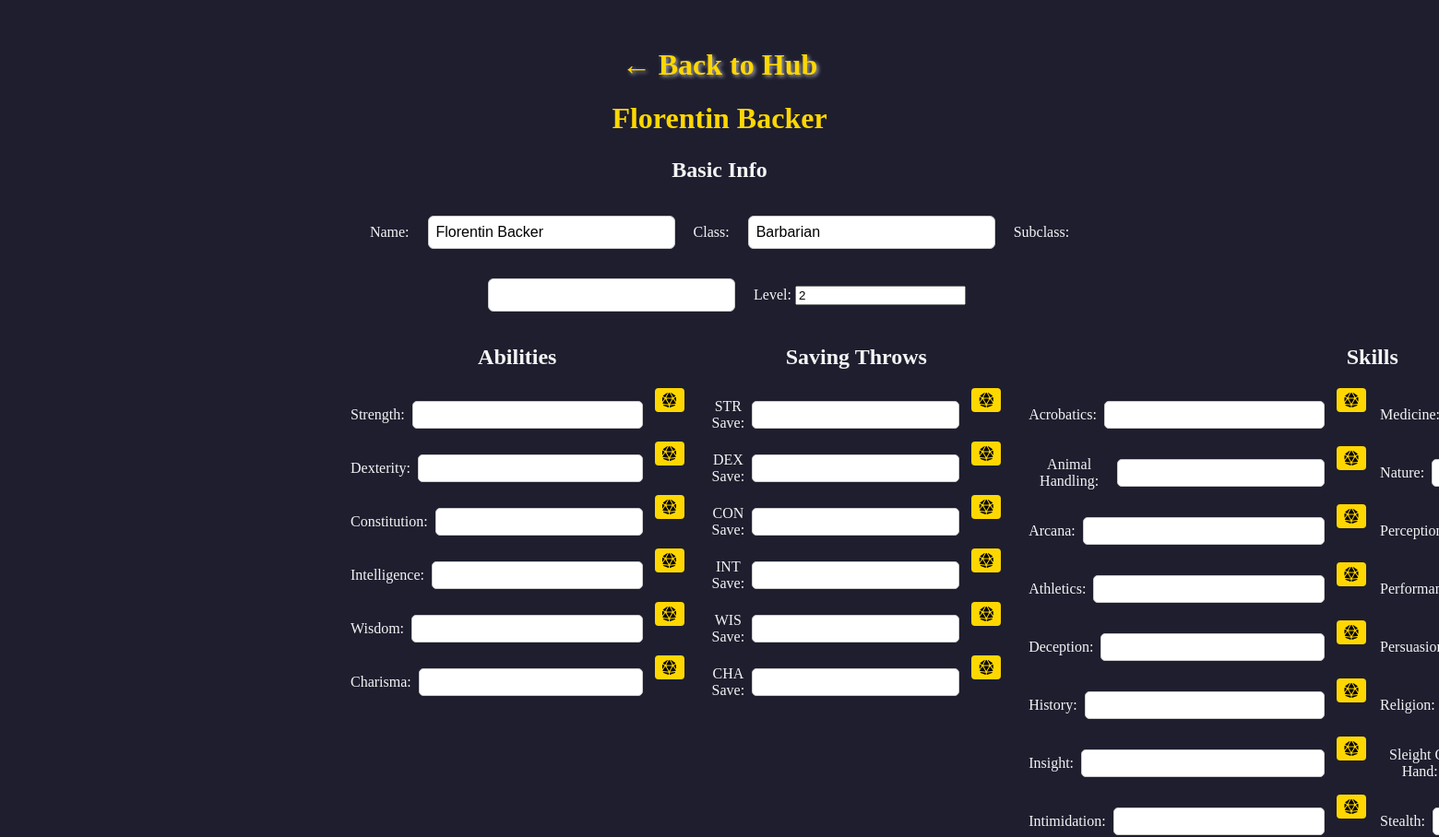
Page /characters/37 (upper part) on the earlier database version.
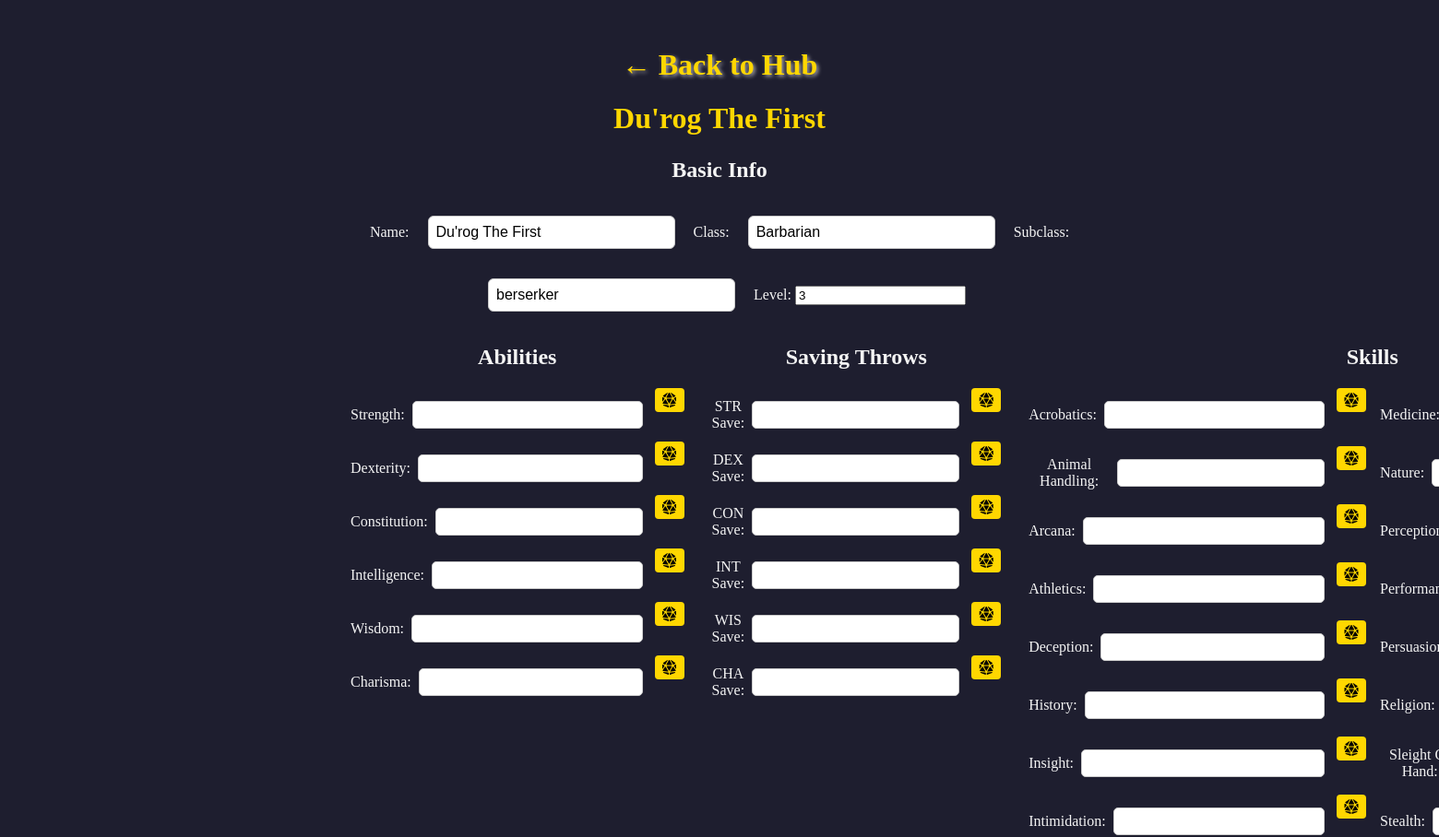
Same page on the later database version.
### models.py (models this page shows, shortened)
class Character(db.Model):
    id = db.Column(db.Integer, primary_key=True)
    name = db.Column(db.String(100), nullable=False)
    data = db.Column(db.Text, nullable=False)
    user_id = db.Column(db.Integer, db.ForeignKey('user.id'), nullable=False)
    is_private = db.Column(db.Boolean, default=False)
    def get_data(self):
        data = json.loads(self.data)
        for key, value in DEFAULT_CHARACTER_DATA.items():
            if key not in data:
                data[key] = value
            elif isinstance(value, dict):
                for subkey, subvalue in value.items():
                    data[key].setdefault(subkey, subvalue)
        return data

### app.py (the view)
@app.route("/characters/<int:char_id>")
def view_character(char_id):
    character = db.get_or_404(Character, char_id)
    return render_template(
        "character_sheet.html",
        character=character,
        character_data=character.get_data(),
        editable=False
    )

### templates/character_sheet.html (shortened to what the changed rows need)
<!DOCTYPE html>
<html lang="en">
<head>
    <link rel="stylesheet" href="{{ url_for('static', filename='style.css') }}">
    <link rel="stylesheet" href="https://cdnjs.cloudflare.com/ajax/libs/font-awesome/6.5.0/css/all.min.css">
</head>
<body>
    <h2><a href="{{ url_for('characters_hub') }}">← Back to Hub</a></h2>
    <h1>{{ character.name }}</h1>
    <form id="characterForm">
        <section>
            <h2>Basic Info</h2>
            <label>Name: <input type="text" name="name" value="{{ character.name }}"></label>
            <label>Subclass: <input type="text" name="subclass"
                    value="{{ character_data.get('subclass', '') }}"></label>
            <label>Level: <input type="number" name="level" value="{{ character_data.get('level', 1) }}"></label>
        </section>
        <div class="abilities-container">
            <section class="abilities">
                <h2>Abilities</h2>
            </section>
            <section class="saving-throws">
                <h2>Saving Throws</h2>
            </section>
            <section class="skills">
                <h2>Skills</h2>
            </section>
        </div>
    </form>
</body>

Differences in the rows shown:
changed Character: name "Florentin Backer" → "Du'rog The First"
Other differences:
form field subclass: (not shown) → "berserker"
form field level: "2" → "3"
